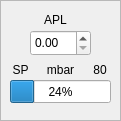
   <widget class="QFrame" name="frame_17">
    <property name="geometry">
     <rect>
      <x>0</x>
      <y>630</y>
      <width>121</width>
      <height>121</height>
     </rect>
    </property>
    <property name="frameShape">
     <enum>QFrame::StyledPanel</enum>
    </property>
    <property name="frameShadow">
     <enum>QFrame::Raised</enum>
    </property>
    <widget class="QLabel" name="label_78">
     <property name="geometry">
      <rect>
       <x>10</x>
       <y>10</y>
       <width>91</width>
       <height>20</height>
      </rect>
     </property>
     <property name="layoutDirection">
      <enum>Qt::LeftToRight</enum>
     </property>
     <property name="text">
      <string>APL</string>
     </property>
     <property name="alignment">
      <set>Qt::AlignCenter</set>
     </property>
    </widget>
    <widget class="QLabel" name="label_79">
     <property name="geometry">
      <rect>
       <x>40</x>
       <y>60</y>
       <width>41</width>
       <height>20</height>
      </rect>
     </property>
     <property name="text">
      <string>mbar</string>
     </property>
     <property name="alignment">
      <set>Qt::AlignCenter</set>
     </property>
    </widget>
    <widget class="QProgressBar" name="progressBar_7">
     <property name="geometry">
      <rect>
       <x>10</x>
       <y>80</y>
       <width>101</width>
       <height>23</height>
      </rect>
     </property>
     <property name="value">
      <number>24</number>
     </property>
    </widget>
    <widget class="QLabel" name="label_80">
     <property name="geometry">
      <rect>
       <x>90</x>
       <y>60</y>
       <width>20</width>
       <height>20</height>
      </rect>
     </property>
     <property name="text">
      <string>80</string>
     </property>
     <property name="alignment">
      <set>Qt::AlignCenter</set>
     </property>
    </widget>
    <widget class="QLabel" name="label_81">
     <property name="geometry">
      <rect>
       <x>10</x>
       <y>60</y>
       <width>21</width>
       <height>20</height>
      </rect>
     </property>
     <property name="text">
      <string>SP</string>
     </property>
     <property name="alignment">
      <set>Qt::AlignCenter</set>
     </property>
    </widget>
    <widget class="QDoubleSpinBox" name="doubleSpinBox_2">
     <property name="geometry">
      <rect>
       <x>30</x>
       <y>30</y>
       <width>61</width>
       <height>26</height>
      </rect>
     </property>
    </widget>
   </widget>
